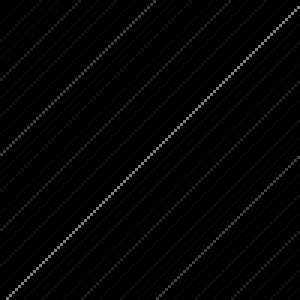
#> input picture scripts/hitmiss_output.png, 100 x 100 px (shown 3 times larger)
$ python -i hitmiss.py   (imports and definitions only)
#> lines starting #> are read from the running program, lines starting #| are printed output that depends on the picture
#> further down, picture is the input picture: shape (100, 100, 3); min 0, max 127, mean 4.2
#!/usr/bin/env python3
"""
Hit or Miss - Detect specific patterns
Category: morphology
"""
import cv2
import numpy as np
import argparse
import os
from logging_utils import get_logger
import aps # Placeholder for aps.py integration

# Logger setup
# [1 line that did not run here, left out]

def hitmiss(image: np.ndarray) -> np.ndarray:
    """
    Applies the hit-or-miss transform to an image.

    Args:
        image: Input image.

    Returns:
        Transformed image.
    """
    kernel = np.array([[0, 1, 0], [1, -1, 1], [0, 1, 0]], dtype=np.int8)
    if len(image.shape) == 3:
        gray = cv2.cvtColor(image, cv2.COLOR_BGR2GRAY)
        result = cv2.morphologyEx(gray, cv2.MORPH_HITMISS, kernel)
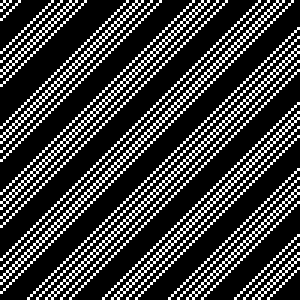
#> result: shape (100, 100) (shown 3 times larger); values 0 (black) and 1 (white), 22.7% white in thin lines or dots
        result = cv2.cvtColor(result, cv2.COLOR_GRAY2BGR)
    else:
        result = cv2.morphologyEx(image, cv2.MORPH_HITMISS, kernel)

    return result

def main(args):
    """Main function to apply the hit-or-miss transform and save the result."""
    logger.info(f"Starting script: {os.path.basename(__file__)}")
    logger.info(f"Received arguments: {args}")

    try:
        # Load image
        img = cv2.imread(args.input_path, cv2.IMREAD_UNCHANGED)
        if img is None:
            logger.error(f"Failed to load image from: {args.input_path}")
            return

        logger.info(f"Successfully loaded image from: {args.input_path}")

        # Process image
        result = hitmiss(img)
        logger.info("Applied hit-or-miss transform")

        # Save result
        cv2.imwrite(args.output_path, result)
        logger.info(f"Saved processed image to: {args.output_path}")

    except Exception as e:
        logger.error(f"An error occurred: {e}", exc_info=True)

# [7 lines not run here, left out]

>>> import cv2
>>> picture = cv2.imread('../hitmiss_output.png')
>>> result = hitmiss(picture)
